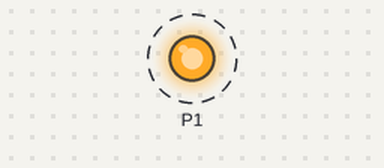
Bench run of a program on a simulated BBC micro:bit running MicroPython. Shown: output pins drawn as LEDs (lit = HIGH). Dashed ring = blinking.

Above: at 0.2 s.
Timing chart, 0 to 3.0 s (numbered marks = the images above):
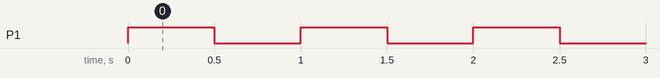

Measured:
- by itself, P1: alternates HIGH for 0.50 s and LOW for 0.50 s

The program:

blink.py
```python
"""
Lässt eine Leuchtdiode am Anschluss 1 im Sekundentakt blinken.
"""
from microbit import *

def update():
    pin1.write_digital(True)
    sleep(500)
    pin1.write_digital(False)
    sleep(500)

while True:
    update()
```
